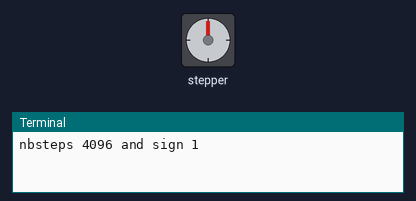
Simulated run of this program. Board: Raspberry Pi (BCM pin numbers). On the bench: stepper motor, the last lines printed to the terminal. The stepper is drawn at 2048 steps a turn. At 11.5 s the program stops and its outputs stay as they are.

Above: at 0.15 s.
At 2.55 s:
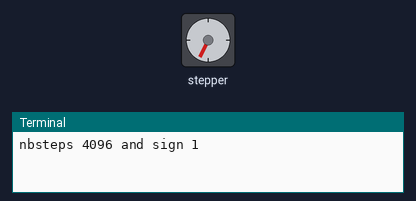
At 5.25 s:
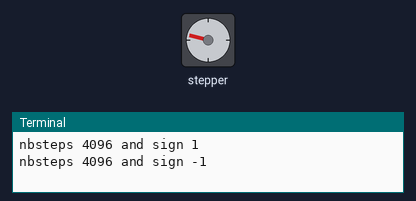
At 10.6 s:
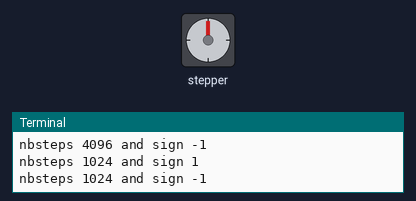
Timing chart, 0 to 12.1 s (numbered marks = the images above):
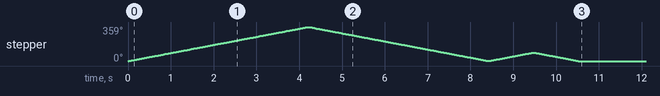

Measured:
- by itself, stepper: turns 359° clockwise in 4.2 s, then 358° counter-clockwise in 4.2 s, then 88° clockwise in 1.0 s, then 89° counter-clockwise in 1.0 s

The program:

demo_zero_w_stepping_motor_00.py
```python
"""Python script implements Stepping Motor"""

import time
import RPi.GPIO as GPIO

GPIO.setmode(GPIO.BCM)

StepPins = [24,25,8,7]

for pin in StepPins:
    GPIO.setup(pin,GPIO.OUT)
    GPIO.output(pin, False)

WAIT_TIME = 0.001

STEP_COUNT_1 = 4
Seq1 = []
Seq1 = [i for i in range(0, STEP_COUNT_1)]
Seq1[0] = [1,0,0,0]
Seq1[1] = [0,1,0,0]
Seq1[2] = [0,0,1,0]
Seq1[3] = [0,0,0,1]

STEP_COUNT_2 = 8
Seq2 = []
Seq2 = [i for i in range(0, STEP_COUNT_2)]
Seq2[0] = [1,0,0,0]
Seq2[1] = [1,1,0,0]
Seq2[2] = [0,1,0,0]
Seq2[3] = [0,1,1,0]
Seq2[4] = [0,0,1,0]
Seq2[5] = [0,0,1,1]
Seq2[6] = [0,0,0,1]
Seq2[7] = [1,0,0,1]

Seq = Seq2
STEP_COUNT = STEP_COUNT_2

def steps(nb):
    """Steps"""
    step_counter = 0
    if nb < 0:
        sign = -1
    else:
        sign = 1
    nb = sign * nb * 2 # times 2 because half-step
    print(f'nbsteps {nb} and sign {sign}')
    for i in range(nb):
        for my_pin in range(4):
            xpin = StepPins[my_pin]
            if Seq[step_counter][my_pin]!=0:
                GPIO.output(xpin, True)
            else:
                GPIO.output(xpin, False)
        step_counter += sign
        # If we reach the end of the sequence => start again
        if step_counter == STEP_COUNT:
            step_counter = 0
        if step_counter < 0:
            step_counter = STEP_COUNT-1
        # Wait before moving on
        time.sleep(WAIT_TIME)

if __name__ == '__main__' :
    HAS_RUN=False
    while not HAS_RUN:
        # steps(nbStepsPerRev) # parcourt un tour dans le sens horaire
        # time.sleep(1)
        #steps(-nbStepsPerRev) # parcourt un tour dans le sens anti-horaire
        steps(2048)
        steps(-2048)
        steps(512)
        steps(-512)
        time.sleep(1)
        HAS_RUN=True
    print("Stop motor")
    for pin in StepPins:
        GPIO.output(pin, False)

# 0	0	.
# 64	11.25	A
# 128	22.5	B
# 192	33.75	C
# 256	45	D
# 320	56.25	E
# 384	67.5	F
# 448	78.75	G
# 512	90	H
# 576	101.25	I
# 640	112.5	J
# 704	123.75	K
# 768	135	L
# 832	146.25	M
# 896	157.5	N
# 960	168.75	O
# 1025	180	P
# 1088	191.25	Q
# 1152	202.5	R
# 1216	213.75	S
# 1280	225	T
# 1344	236.25	U
# 1408	247.5	V
# 1472	258.75	W
# 1536	270	X
# 1600	281.25	Y
# 1664	292.5	Z
# 1728	303.75	0
# 1792	315	1
# 1856	326.25	2
# 1920	337.5	3
# 1984	348.75	4
# 2048	360
```
